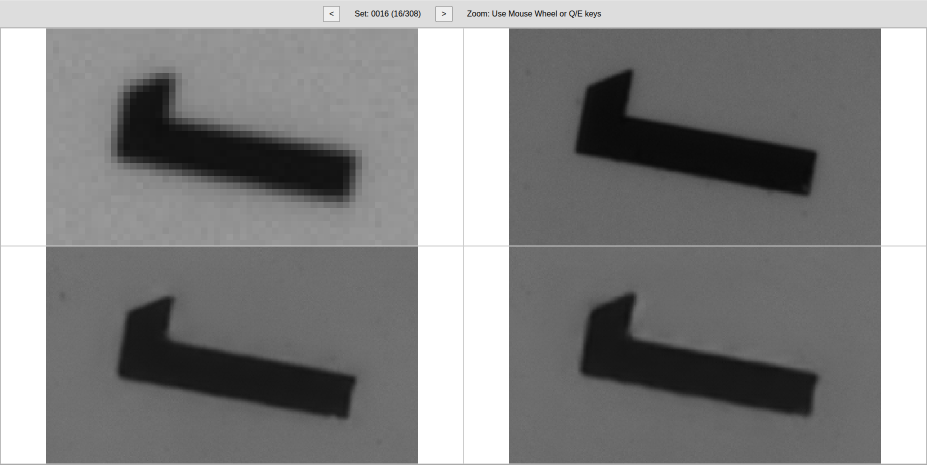
#> input picture example.png, 1854 x 929 px (shown at 1/2 size); its folder holds only this picture in this run
$ python -i image_utils.py   (imports and definitions only)
#> lines starting #> are read from the running program, lines starting #| are printed output that depends on the picture
#> further down, picture is the input picture: shape (929, 1854, 3); mean B, G, R 136.3, 136.3, 136.3
import cv2
import numpy as np
import os
import glob
import re
import logging
from functools import lru_cache
from dotenv import load_dotenv

# --- Configuration Loading ---
# [1 line not run here, left out]

REFERENCE_DIR = os.getenv("REFERENCE_DIR", "/mnt/HDD6TB/dataset/HAT/RAW/png/")
IMAGE_DIR_1 = os.getenv("IMAGE_DIR_1", "/mnt/HDD6TB/dataset/HAT/results/HAT_SRx5_x4-x20_FDL/visualization/custom")
IMAGE_DIR_2 = os.getenv("IMAGE_DIR_2", "/mnt/HDD6TB/dataset/HAT/results/HAT_SRx5_x4_RL-x20_FDL/visualization/custom")
QUADRANT_W = int(os.getenv("QUADRANT_W", "1200"))
QUADRANT_H = int(os.getenv("QUADRANT_H", "700"))

# [1 line not run here, left out]
logger = logging.getLogger(__name__)


# --- Image Discovery ---
# [47 lines left out: functions get_filenames, find_available_image_sets, not called in this run]


# --- Image Processing and Caching ---

def normalize_image(img: np.ndarray) -> np.ndarray | None:
    """
    Normalizes the image by applying Contrast Limited Adaptive Histogram Equalization (CLAHE).
    This enhances local contrast. It works by converting the image to LAB color space
    and applying CLAHE only to the L (lightness) channel, avoiding color distortion.
    """
    if img is None:
        return None
    try:
        if len(img.shape) < 3 or img.shape[2] == 1:  # Grayscale image
            clahe = cv2.createCLAHE(clipLimit=2.0, tileGridSize=(8, 8))
            final_img = clahe.apply(img)
            logger.debug("Grayscale image normalized using CLAHE.")
        else:  # Color image
            lab = cv2.cvtColor(img, cv2.COLOR_BGR2LAB)
#> lab: shape (929, 1854, 3); mean of channels 0, 1, 2 141.5, 128, 128
            l, a, b = cv2.split(lab)
            clahe = cv2.createCLAHE(clipLimit=2.0, tileGridSize=(8, 8))
            cl = clahe.apply(l)
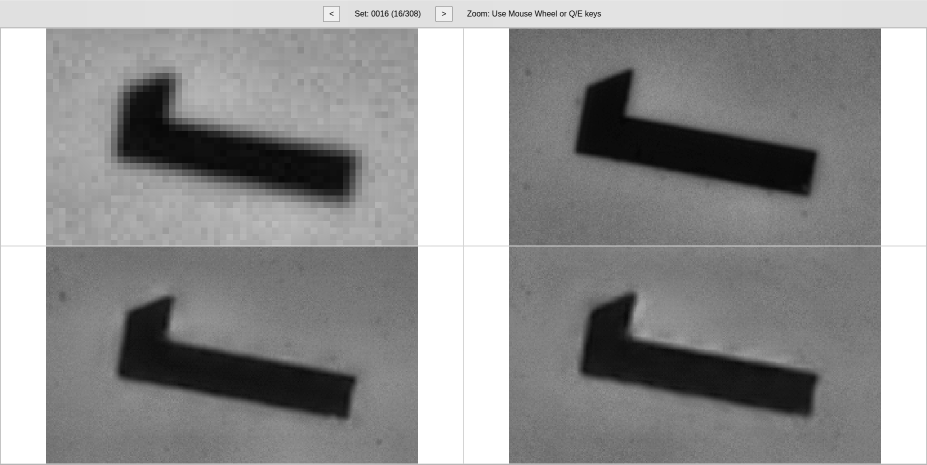
#> cl: shape (929, 1854) (shown at 1/2 size); min 1, max 255, mean 147.6
            limg = cv2.merge((cl, a, b))
#> limg: shape (929, 1854, 3); mean of channels 0, 1, 2 147.6, 128, 128
            final_img = cv2.cvtColor(limg, cv2.COLOR_LAB2BGR)
            logger.debug("Color image normalized using CLAHE.")
        return final_img
    except cv2.error as e:
        logger.error(f"OpenCV error during normalization: {e}")
        return img  # Return original image on failure


# [48 lines left out: functions load_full_image, create_low_res_preview, not called in this run]

>>> import cv2
>>> picture = cv2.imread('../example.png')
>>> result = normalize_image(picture)
